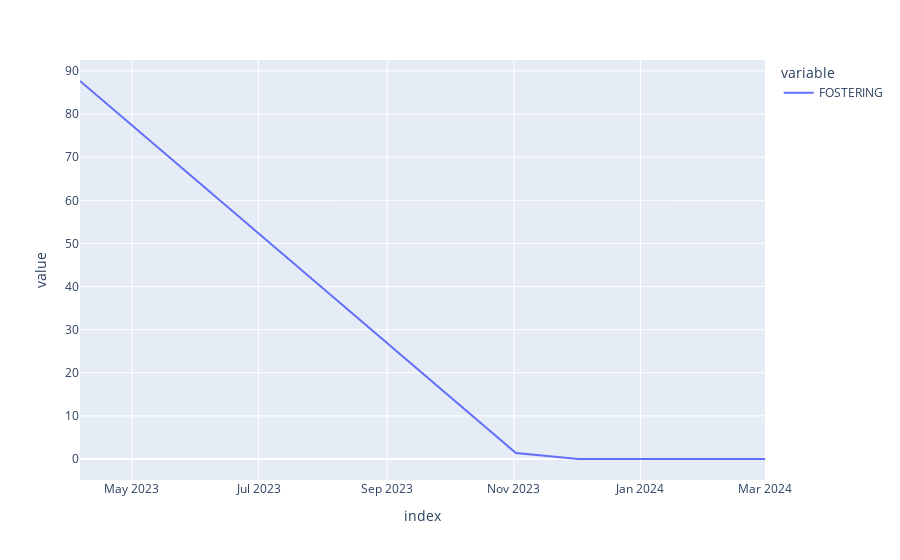

The code cell stored with this chart in its notebook:
### Code cell
predictor = ModelPredictor(population=stock, transition_numbers=daily_entrants)
forecast = predictor.predict(steps=12, step_days=30)
forecast.columns = pd.MultiIndex.from_tuples(forecast.columns)
forecast = forecast.fillna(0).groupby(level=1, axis=1).sum()

fig = forecast.plot()
fig.show()

### Figure 1 — Plotly figure (JSON) as saved in the notebook; plotly's stock layout.template omitted (floating-point values rounded to 4 significant figures)
{"data": [{"hovertemplate": "variable=FOSTERING<br>index=%{x}<br>value=%{y}<extra></extra>", "legendgroup": "FOSTERING", "line": {"color": "#636efa", "dash": "solid"}, "marker": {"symbol": "circle"}, "mode": "lines", "name": "FOSTERING", "orientation": "v", "showlegend": true, "type": "scatter", "x": ["2023-04-06", "2023-05-06", "2023-06-05", "2023-07-05", "2023-08-04", "2023-09-03", "2023-10-03", "2023-11-02", "2023-12-02", "2024-01-01", "2024-01-31", "2024-03-01"], "xaxis": "x", "y": [87.67, 75.34, 63.01, 50.68, 38.36, 26.03, 13.7, 1.37, 0, 0, 0, 0], "yaxis": "y"}], "layout": {"autosize": true, "legend": {"title": {"text": "variable"}, "tracegroupgap": 0}, "margin": {"t": 60}, "xaxis": {"anchor": "y", "autorange": true, "domain": [0, 1], "range": ["2023-04-06", "2024-03-01"], "title": {"text": "index"}, "type": "date"}, "yaxis": {"anchor": "x", "autorange": true, "domain": [0, 1], "range": [-4.871, 92.54], "title": {"text": "value"}, "type": "linear"}}}
